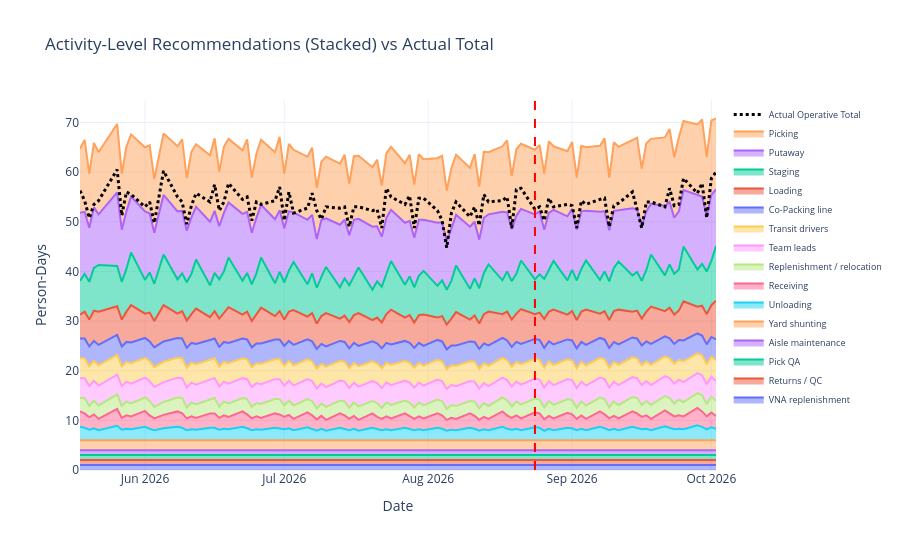

Write notebook code for a chart like this one.
### Markdown cell above
## 7. Activity-Level Recommendations Breakdown\n\nHow the optimiser distributes person-days across the 15 operative activities. Interactive stacked area chart over time.

### Code cell
# ── 7. Activity-level stacked area ──
rec_op = recs[recs["group"] == "operative"].copy()
rec_pivot = rec_op.pivot_table(index="date", columns="activity", values="recommended_person_days", aggfunc="sum").fillna(0)

# Sort by mean (largest activities on bottom)
activity_order = rec_pivot.mean().sort_values(ascending=False).index.tolist()

fig7 = go.Figure()
for act in reversed(activity_order):
    fig7.add_trace(go.Scatter(
        x=rec_pivot.index, y=rec_pivot[act],
        mode="lines", stackgroup="one", name=act,
        hovertemplate=f"{act}: %{{y:.1f}}<extra></extra>"
    ))

# Overlay actual operative as a line
fig7.add_trace(go.Scatter(
    x=df["date"], y=df["present_operative_person_days"],
    mode="lines", name="Actual Operative Total",
    line=dict(color="black", width=3, dash="dot"),
    hovertemplate="Actual: %{y:.1f}<extra></extra>"
))

fig7.add_vline(x=pd.to_datetime("2026-08-24"), line_dash="dash", line_color="red", line_width=2)

fig7.update_layout(
    title="Activity-Level Recommendations (Stacked) vs Actual Total",
    xaxis_title="Date", yaxis_title="Person-Days",
    height=550, legend=dict(font=dict(size=9)),
    hovermode="x unified"
)
fig7.show()
